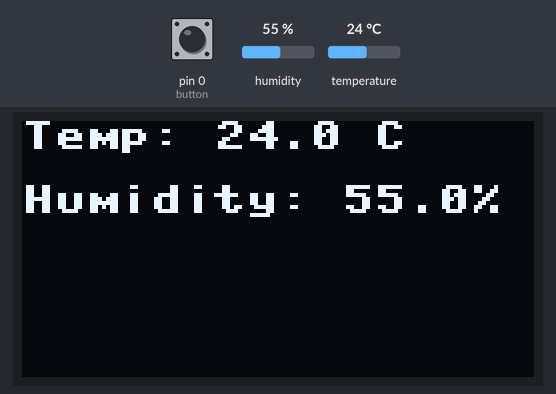
Bench run of a program on a simulated MicroPython board. Shown: 128×64 one-colour display. Inputs (shaded band) come from the test bench; at power-on: pin 0 (button) HIGH, humidity 55 %, temperature 24 °C. Library files of the repository ran but are not shown: ssd1306.py; what the program prints to the serial console is not drawn.

Above: at 1.2 s.
1.3 s: pin 0 (button) pulled LOW for 1.5 s
At 2.9 s:
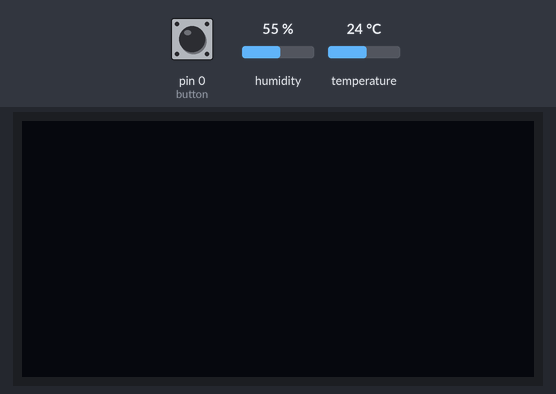
4.3 s: pin 0 (button) pulled LOW for 3.2 s
At 6.3 s:
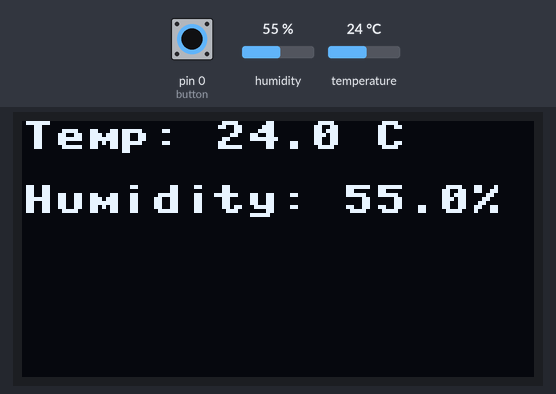
9.0 s: humidity set to 22 %
At 10.5 s:
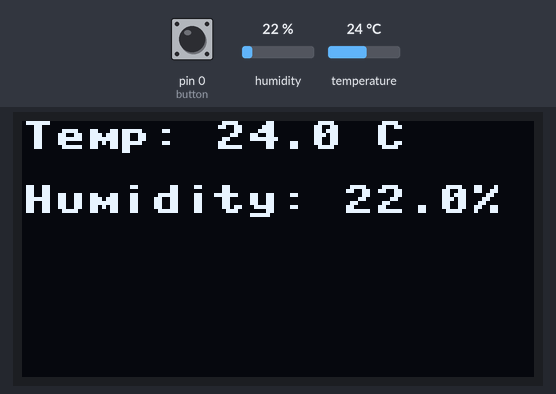
11.5 s: temperature set to 12 °C
At 13.3 s:
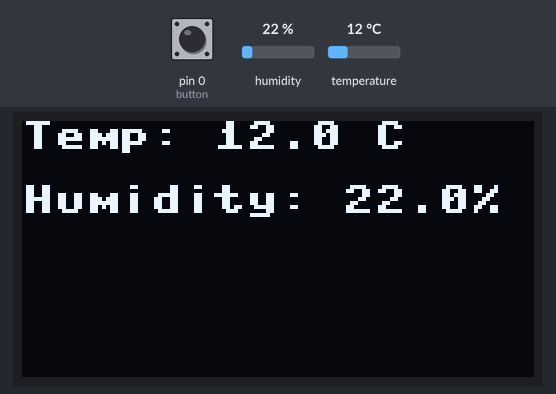
14.0 s: humidity set to 40 %
At 16.2 s:
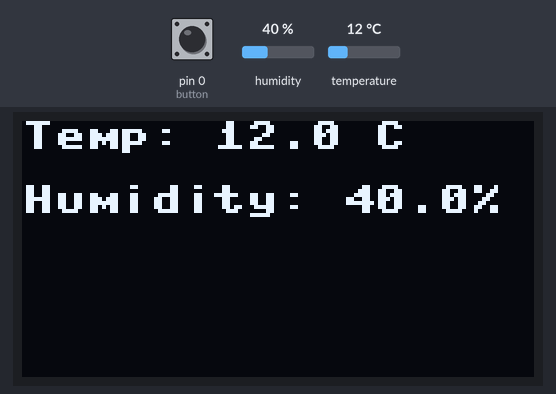
16.5 s: temperature set to 19 °C
Timing chart, 0 to 19.5 s (numbered marks = the images above; inputs shaded):
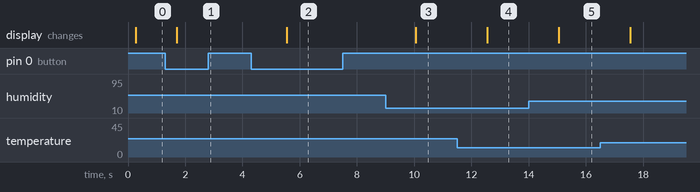

Measured:
- after the input at 1.3 s, the display: changes after 0.40 s (image 1)
- after the input at 4.3 s, the display: changes after 1.2 s (image 2)
- after the input at 9.0 s, the display: changes after 1.1 s (image 3)
- after the input at 11.5 s, the display: changes after 1.1 s (image 4)
- after the input at 14.0 s, the display: changes after 1.1 s (image 5)

The program:

Task1.py
```python
from machine import Pin, I2C
import ssd1306
import dht
import time

# ✅ Define hardware pins
DHT_PIN = 4  # DHT22 (or DHT11) data pin
BUTTON_PIN = 0  # Button input pin

# ✅ Initialize DHT sensor (Change DHT22 to DHT11 if needed)
dht_sensor = dht.DHT22(Pin(DHT_PIN))

# ✅ Initialize OLED display
i2c = I2C(scl=Pin(9), sda=Pin(8))
oled = ssd1306.SSD1306_I2C(128, 64, i2c)

# ✅ Button setup (Polling method)
button = Pin(BUTTON_PIN, Pin.IN, Pin.PULL_UP)  # Active LOW button

# ✅ Track button state manually
oled_state = True  # OLED is initially ON

# ✅ Main loop (Polling-based button check)
while True:
    try:
        # ✅ Read temperature & humidity from DHT sensor
        dht_sensor.measure()
        time.sleep(0.2)  # Small delay for stability
        temp = dht_sensor.temperature()
        humidity = dht_sensor.humidity()
        print("Temp:", temp, "C  Humidity:", humidity, "%")

        # ✅ Polling method to check button press (inefficient)
        if button.value() == 0:  # Button pressed (LOW)
            time.sleep(0.2)  # Simple debounce delay
            oled_state = not oled_state  # Toggle OLED state

            if oled_state:
                oled.poweron()
            else:
                oled.poweroff()

            while button.value() == 0:  # Wait for button release
                time.sleep(0.1)

        # ✅ Display updated values if OLED is ON
        if oled_state:
            oled.fill(0)
            oled.text("Temp: {} C".format(temp), 0, 0)
            oled.text("Humidity: {}%".format(humidity), 0, 16)
            oled.show()

    except Exception as e:
        print("Error reading DHT22 sensor:", e)

    time.sleep(1)  # Update every 1 second
```
